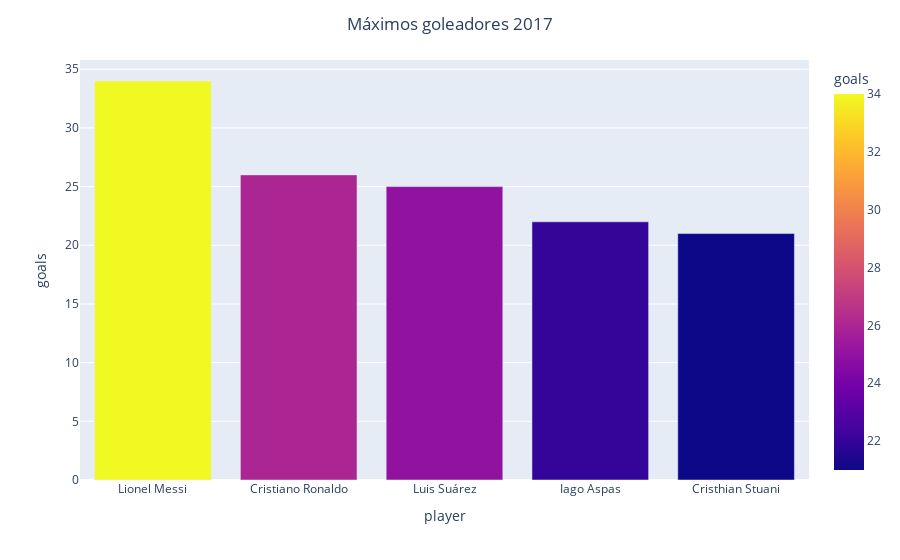

Source (notebook cell):
### Code cell
gráfica_gol_2017 = la_liga_2017.sort_values(by="goals", ascending=False)
gráfica_gol_2017 = gráfica_gol_2017.head(5)

fig = px.bar(gráfica_gol_2017, x="player", y="goals", color="goals")
fig.update_layout(title=dict(text="Máximos goleadores 2017", x=0.5, xanchor="center"))

fig.show()

### Figure 1 — Plotly figure (JSON) as saved in the notebook; plotly's stock layout.template omitted (floating-point values rounded to 4 significant figures)
{"data": [{"alignmentgroup": "True", "hovertemplate": "player=%{x}<br>goals=%{marker.color}<extra></extra>", "legendgroup": "", "marker": {"color": [34, 26, 25, 22, 21], "coloraxis": "coloraxis", "pattern": {"shape": ""}}, "name": "", "offsetgroup": "", "orientation": "v", "showlegend": false, "textposition": "auto", "type": "bar", "x": ["Lionel Messi", "Cristiano Ronaldo", "Luis Suárez", "Iago Aspas", "Cristhian Stuani"], "xaxis": "x", "y": [34, 26, 25, 22, 21], "yaxis": "y"}], "layout": {"barmode": "relative", "coloraxis": {"colorbar": {"title": {"text": "goals"}}, "colorscale": [[0, "#0d0887"], [0.1111, "#46039f"], [0.2222, "#7201a8"], [0.3333, "#9c179e"], [0.4444, "#bd3786"], [0.5556, "#d8576b"], [0.6667, "#ed7953"], [0.7778, "#fb9f3a"], [0.8889, "#fdca26"], [1, "#f0f921"]]}, "legend": {"tracegroupgap": 0}, "margin": {"t": 60}, "title": {"text": "Máximos goleadores 2017", "x": 0.5, "xanchor": "center"}, "xaxis": {"anchor": "y", "domain": [0, 1], "title": {"text": "player"}}, "yaxis": {"anchor": "x", "domain": [0, 1], "title": {"text": "goals"}}}}
